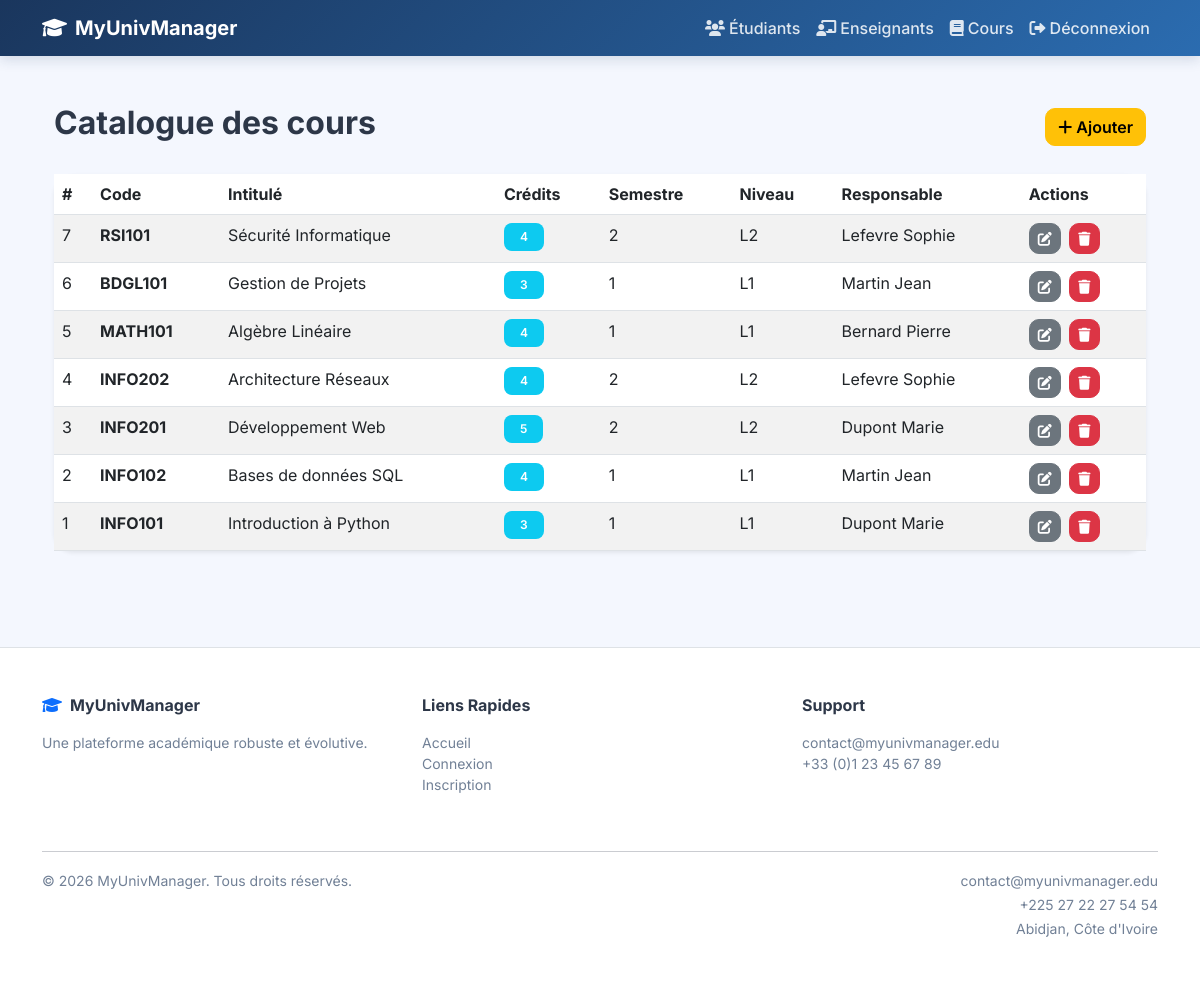
Screenshot of /backend-php/cours.php (signed in) with the database file from the repository.
### tables this page shows
CREATE TABLE cours (
    idCours INT AUTO_INCREMENT PRIMARY KEY,
    codeCours VARCHAR(20) UNIQUE NOT NULL,
    intitule VARCHAR(200) NOT NULL,
    description TEXT,
    credits_ects INT,
    semestre INT,
    niveau VARCHAR(50),
    departement VARCHAR(100),
    prerequis VARCHAR(200),
    idEns_responsable INT,
    created_at TIMESTAMP DEFAULT CURRENT_TIMESTAMP,
    updated_at TIMESTAMP DEFAULT CURRENT_TIMESTAMP ON UPDATE CURRENT_TIMESTAMP,
    FOREIGN KEY (idEns_responsable) REFERENCES enseignants(idEns) ON DELETE SET NULL,
    INDEX idx_codeCours (codeCours),
    INDEX idx_semestre (semestre)
);

### backend-php/cours.php (the view, shortened to what this page needs)
<?php
require 'config.php';
$courses = $pdo->query('SELECT c.*, CONCAT(e.nom, " ", e.prenom) AS responsable_nom FROM cours c LEFT JOIN enseignants e ON c.idEns_responsable = e.idEns ORDER BY c.idCours DESC')->fetchAll();
?>
<div class="container py-5">
    <div class="d-flex justify-content-between align-items-center mb-4">
        <h2 class="fw-bold">Catalogue des cours</h2>
        <button class="btn btn-warning" data-bs-toggle="modal" data-bs-target="#courseModal">
            <i class="fas fa-plus"></i> Ajouter
        </button>
    </div>
    <div class="card shadow-sm">
        <div class="card-body p-0">
            <table class="table table-striped mb-0">
                <thead>
                    <tr>
                        <th>#</th>
                        <th>Code</th>
                        <th>Intitulé</th>
                        <th>Crédits</th>
                        <th>Semestre</th>
                        <th>Niveau</th>
                        <th>Responsable</th>
                        <th>Actions</th>
                    </tr>
                </thead>
                <tbody>
                    <?php foreach ($courses as $c): ?>
                    <tr>
                        <td><?= htmlspecialchars($c['idCours']) ?></td>
                        <td><strong><?= htmlspecialchars($c['codeCours']) ?></strong></td>
                        <td><?= htmlspecialchars($c['intitule']) ?></td>
                        <td><span class="badge bg-info"><?= htmlspecialchars($c['credits_ects']) ?></span></td>
                        <td><?= htmlspecialchars($c['semestre']) ?></td>
                        <td><?= htmlspecialchars($c['niveau']) ?></td>
                        <td><?= htmlspecialchars($c['responsable_nom'] ?? 'Non assigné') ?></td>
                        <td>
                            <button class="btn btn-sm btn-secondary me-1" onclick="editCourse(<?= $c['idCours'] ?>)">
                                <i class="fas fa-edit"></i>
                            </button>
                            <a href="?action=delete&id=<?= $c['idCours'] ?>" class="btn btn-sm btn-danger" onclick="return confirm('Supprimer ce cours ?');">
                                <i class="fas fa-trash"></i>
                            </a>
                        </td>
                    </tr>
                    <?php endforeach; ?>
                </tbody>
            </table>
        </div>
    </div>
</div>

### backend-php/config.php (style rules this page uses)
:root { --univ-blue: #1a365d; --univ-light: #f4f7fe; }
* { font-family: 'Inter', -apple-system, BlinkMacSystemFont, 'Segoe UI', sans-serif; }
body { background-color: var(--univ-light); color: #143048; }
.card { border: none; border-radius: 16px; box-shadow: 0 4px 12px rgba(0,0,0,0.06); transition: all 0.3s ease; }
.badge { border-radius: 8px; padding: 0.5rem 1rem; font-weight: 600; }
.btn { border-radius: 10px; font-weight: 600; transition: all 0.3s ease; }

### backend-php/cours.php (style rules this page uses)
body { background-color: #f4f7fe; font-family: 'Inter', sans-serif; color: #2d3748; }
.card { border-radius: 20px; }
.table thead { background: #fff; }

### rows the page displays
cours: idCours "7", codeCours "RSI101", intitule "Sécurité Informatique", credits_ects "4", semestre "2", niveau "L2", responsable_nom "Lefevre Sophie"
cours: idCours "6", codeCours "BDGL101", intitule "Gestion de Projets", credits_ects "3", semestre "1", niveau "L1", responsable_nom "Martin Jean"
cours: idCours "5", codeCours "MATH101", intitule "Algèbre Linéaire", credits_ects "4", semestre "1", niveau "L1", responsable_nom "Bernard Pierre"
cours: idCours "4", codeCours "INFO202", intitule "Architecture Réseaux", credits_ects "4", semestre "2", niveau "L2", responsable_nom "Lefevre Sophie"
cours: idCours "3", codeCours "INFO201", intitule "Développement Web", credits_ects "5", semestre "2", niveau "L2", responsable_nom "Dupont Marie"
cours: idCours "2", codeCours "INFO102", intitule "Bases de données SQL", credits_ects "4", semestre "1", niveau "L1", responsable_nom "Martin Jean"
cours: idCours "1", codeCours "INFO101", intitule "Introduction à Python", credits_ects "3", semestre "1", niveau "L1", responsable_nom "Dupont Marie"
